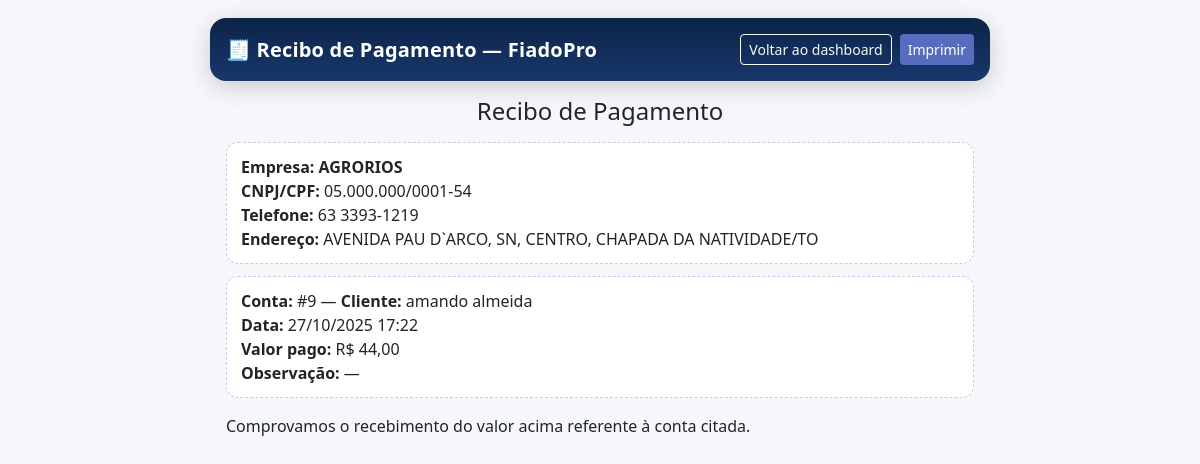
Screenshot of /pagamento/10/recibo/?print=1 (signed in) with the database file from the repository.
### carteira/models.py (models this page shows, shortened)
class Empresa(models.Model):
    owner = models.OneToOneField(User, on_delete=models.CASCADE, related_name="empresa")
    nome = models.CharField(max_length=150)
    cnpj_cpf = models.CharField(max_length=20, blank=True) #até 18, numeros e tracos
    telefone = models.CharField(max_length=20, blank=True)
    endereco = models.CharField(max_length=150)

class Pagamento(models.Model):
    conta = models.ForeignKey(ContaCarteira, on_delete=models.CASCADE, related_name="pagamentos")
    data = models.DateTimeField(default=timezone.now)
    valor = models.DecimalField(max_digits=12, decimal_places=2, validators=[MinValueValidator(0.01)])
    observacao = models.CharField(max_length=200, blank=True)

class ContaCarteira(models.Model):
    STATUS_CHOICES = (
        ("EM_ABERTO", "Em aberto"),
        ("PAGO", "Pago"),
        ("ATRASO", "Em atraso"),
    )
    owner = models.ForeignKey(User, on_delete=models.CASCADE, related_name="contas_carteira")
    cliente = models.ForeignKey(Cliente, on_delete=models.PROTECT, related_name="contas")
    criado_em = models.DateField(default=timezone.now)
    vencimento = models.DateField(null=True, blank=True)
    total = models.DecimalField(max_digits=12, decimal_places=2, default=0)
    saldo = models.DecimalField(max_digits=12, decimal_places=2, default=0)
    status = models.CharField(max_length=12, choices=STATUS_CHOICES, default="EM_ABERTO")
    is_deleted = models.BooleanField(default=False)
    deleted_at = models.DateTimeField(null=True, blank=True)
    deleted_reason = models.CharField(max_length=255, blank=True)
    deleted_by = models.ForeignKey(
        User, null=True, blank=True, on_delete=models.SET_NULL, related_name="contas_carteira_excluidas"
    )
    class Meta:
        ordering = ["-criado_em", "-id"]

class Cliente(models.Model):
    nome = models.CharField(max_length=150)
    cpf = models.CharField(max_length=14, blank=True)
    telefone = models.CharField(max_length=20, blank=True)

### carteira/views.py (the view)
# urls.py: path("pagamento/<int:pagamento_id>/recibo/", views.recibo_pagamento, name="recibo_pagamento"),
@login_required
def recibo_pagamento(request, pagamento_id):
    pg = get_object_or_404(Pagamento.objects.select_related("conta", "conta__cliente"), pk=pagamento_id)
    empresa = request.user.empresa
    if pg.conta.owner_id != request.user.id:
        return redirect("carteira:dashboard")
    log_event(request,
              action="pgto_recibo",
              descricao=f"Usuário {request.user}: Acessou recibo do pagamento #{pg.id} (conta #{pg.conta_id})",
              extra={"pagamento_id": pg.id, "conta_id": pg.conta_id})
    if request.GET.get("print"):
        log_event(request,
                  action="pgto_recibo_print",
                  descricao=f"Usuário {request.user}: Imprimiu recibo do pagamento #{pg.id} (conta #{pg.conta_id})",
                  extra={"pagamento_id": pg.id, "conta_id": pg.conta_id})
    return render(request, "carteira/recibo_pagamento.html", {"pg": pg, "empresa" : empresa })

### carteira/utils.py (called while the page is built)
def _client_ip(request):
    xff = request.META.get("HTTP_X_FORWARDED_FOR")
    if xff:
        return xff.split(",")[0].strip()
    return request.META.get("REMOTE_ADDR")

def log_event(request, action, descricao, extra=None):
    try:
        AuditLog.objects.create(
            user=request.user if getattr(request, "user", None) and request.user.is_authenticated else None,
            action=action,
            descricao=descricao,
            path=getattr(request, "path", "")[:255],
            method=getattr(request, "method", "")[:10],
            ip=_client_ip(request),
            user_agent=(request.META.get("HTTP_USER_AGENT") or "")[:512],
            extra=extra or {},
        )
    except Exception:
        pass

### carteira/templates/carteira/recibo_pagamento.html (shortened to what this page needs)
{% load humanize %}
<!doctype html>
<html lang="pt-br">
<head>
  <link href="https://cdn.jsdelivr.net/npm/bootstrap@5.3.3/dist/css/bootstrap.min.css" rel="stylesheet">
</head>
<body>
  <header class="print-header no-print">
    <div class="d-flex justify-content-between align-items-center">
      <h5 class="title mb-0">🧾 Recibo de Pagamento — FiadoPro</h5>
      <div class="d-flex gap-2">
        <a href="{% url 'carteira:dashboard' %}" class="btn btn-outline-light btn-sm">Voltar ao dashboard</a>
        <button class="btn btn-primary btn-sm" onclick="window.print()">Imprimir</button>
      </div>
    </div>
  </header>
  <main class="doc-container">
    <h4 class="text-center my-3">Recibo de Pagamento</h4>
    <section class="box">
      <div class="fw-semibold">Empresa: {{ empresa.nome }}</div>
      <div><strong>CNPJ/CPF:</strong> {{ empresa.cnpj_cpf }}</div>
      <div><strong>Telefone:</strong> {{ empresa.telefone }}</div>
      <div><strong>Endereço:</strong> {{ empresa.endereco }}</div>
    </section>
    <section class="box">
      <div><strong>Conta:</strong> #{{ pg.conta.id }} — <strong>Cliente:</strong> {{ pg.conta.cliente.nome }}</div>
      <div><strong>Data:</strong> {{ pg.data|date:'d/m/Y H:i' }}</div>
      <div><strong>Valor pago:</strong> R$ {{ pg.valor|floatformat:2|intcomma }}</div>
      <div><strong>Observação:</strong> {{ pg.observacao|default:"—" }}</div>
    </section>
    <p class="mt-3">Comprovamos o recebimento do valor acima referente à conta citada.</p>
  </main>
</body>
</html>

### carteira/templates/carteira/recibo_pagamento.html (style rules this page uses)
:root { --azul-escuro:#0b2447; --azul-medio:#19376d; --azul-claro:#576cbc; --azul-destaque:#a5d7e8; }
body { font-family: system-ui, -apple-system, "Segoe UI", Roboto, Arial, Helvetica, sans-serif; background: #f6f7fb; margin: 0; padding: 0; -webkit-print-color-adjust: exact; print-color-adjust: exact; }
.print-header { background: linear-gradient(180deg, var(--azul-escuro), var(--azul-medio)); color: #fff; padding: 16px; border-radius: 16px; box-shadow: 0 6px 24px rgba(0,0,0,.18); margin: 18px auto 12px auto; max-width: 780px; }
.print-header .title { font-weight: 600; letter-spacing: .2px; }
.doc-container { max-width: 780px; margin: 0 auto 24px auto; padding: 0 16px 24px 16px; }
.box { border: 1px dashed #c7cce0; border-radius: 12px; padding: 12px 14px; margin: 12px 0; background: #fff; }
.btn-primary { background: var(--azul-claro); border: 0; }

### rows the page displays
Empresa: nome "AGRORIOS", cnpj_cpf "05.000.000/0001-54", telefone "63 3393-1219", endereco "AVENIDA PAU D`ARCO, SN, CENTRO, CHAPADA DA NATIVIDADE/TO"
Pagamento: conta.id "9", conta.cliente.nome "amando almeida", data "27/10/2025 17:22", valor "44,00", observacao "—"
